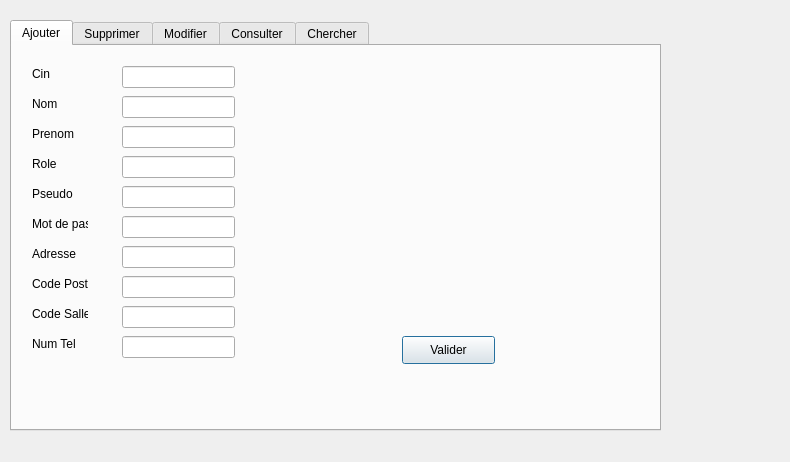
<?xml version="1.0" encoding="UTF-8"?>
<ui version="4.0">
 <class>Dialog_personnel</class>
 <widget class="QDialog" name="Dialog_personnel">
  <property name="geometry">
   <rect>
    <x>0</x>
    <y>0</y>
    <width>790</width>
    <height>462</height>
   </rect>
  </property>
  <property name="windowTitle">
   <string>Dialog</string>
  </property>
  <widget class="QTabWidget" name="tabWidget">
   <property name="geometry">
    <rect>
     <x>10</x>
     <y>20</y>
     <width>651</width>
     <height>411</height>
    </rect>
   </property>
   <property name="currentIndex">
    <number>0</number>
   </property>
   <widget class="QWidget" name="tab_ajouter">
    <attribute name="title">
     <string>Ajouter</string>
    </attribute>
    <widget class="QLabel" name="label">
     <property name="geometry">
      <rect>
       <x>20</x>
       <y>20</y>
       <width>56</width>
       <height>16</height>
      </rect>
     </property>
     <property name="text">
      <string>Cin</string>
     </property>
    </widget>
    <widget class="QLabel" name="label_2">
     <property name="geometry">
      <rect>
       <x>20</x>
       <y>50</y>
       <width>56</width>
       <height>16</height>
      </rect>
     </property>
     <property name="text">
      <string>Nom</string>
     </property>
    </widget>
    <widget class="QLabel" name="label_3">
     <property name="geometry">
      <rect>
       <x>20</x>
       <y>80</y>
       <width>56</width>
       <height>16</height>
      </rect>
     </property>
     <property name="text">
      <string>Prenom</string>
     </property>
    </widget>
    <widget class="QLabel" name="label_4">
     <property name="geometry">
      <rect>
       <x>20</x>
       <y>110</y>
       <width>56</width>
       <height>16</height>
      </rect>
     </property>
     <property name="text">
      <string>Role</string>
     </property>
    </widget>
    <widget class="QLabel" name="label_5">
     <property name="geometry">
      <rect>
       <x>20</x>
       <y>140</y>
       <width>56</width>
       <height>16</height>
      </rect>
     </property>
     <property name="text">
      <string>Pseudo</string>
     </property>
    </widget>
    <widget class="QLabel" name="label_6">
     <property name="geometry">
      <rect>
       <x>20</x>
       <y>170</y>
       <width>56</width>
       <height>16</height>
      </rect>
     </property>
     <property name="text">
      <string>Mot de passe</string>
     </property>
    </widget>
    <widget class="QLabel" name="label_7">
     <property name="geometry">
      <rect>
       <x>20</x>
       <y>200</y>
       <width>56</width>
       <height>16</height>
      </rect>
     </property>
     <property name="text">
      <string>Adresse</string>
     </property>
    </widget>
    <widget class="QLabel" name="label_8">
     <property name="geometry">
      <rect>
       <x>20</x>
       <y>230</y>
       <width>56</width>
       <height>16</height>
      </rect>
     </property>
     <property name="text">
      <string>Code Postale</string>
     </property>
    </widget>
    <widget class="QLabel" name="label_9">
     <property name="geometry">
      <rect>
       <x>20</x>
       <y>260</y>
       <width>56</width>
       <height>16</height>
      </rect>
     </property>
     <property name="text">
      <string>Code Salle</string>
     </property>
    </widget>
    <widget class="QLabel" name="label_10">
     <property name="geometry">
      <rect>
       <x>20</x>
       <y>290</y>
       <width>56</width>
       <height>16</height>
      </rect>
     </property>
     <property name="text">
      <string>Num Tel</string>
     </property>
    </widget>
    <widget class="QLineEdit" name="lineEdit_Cin">
     <property name="geometry">
      <rect>
       <x>110</x>
       <y>20</y>
       <width>113</width>
       <height>22</height>
      </rect>
     </property>
    </widget>
    <widget class="QLineEdit" name="lineEdit_Nom">
     <property name="geometry">
      <rect>
       <x>110</x>
       <y>50</y>
       <width>113</width>
       <height>22</height>
      </rect>
     </property>
    </widget>
    <widget class="QLineEdit" name="lineEdit_Prenom">
     <property name="geometry">
      <rect>
       <x>110</x>
       <y>80</y>
       <width>113</width>
       <height>22</height>
      </rect>
     </property>
    </widget>
    <widget class="QLineEdit" name="lineEdit_Role">
     <property name="geometry">
      <rect>
       <x>110</x>
       <y>110</y>
       <width>113</width>
       <height>22</height>
      </rect>
     </property>
    </widget>
    <widget class="QLineEdit" name="lineEdit_Pseudo">
     <property name="geometry">
      <rect>
       <x>110</x>
       <y>140</y>
       <width>113</width>
       <height>22</height>
      </rect>
     </property>
    </widget>
    <widget class="QLineEdit" name="lineEdit_Mdp">
     <property name="geometry">
      <rect>
       <x>110</x>
       <y>170</y>
       <width>113</width>
       <height>22</height>
      </rect>
     </property>
    </widget>
    <widget class="QLineEdit" name="lineEdit_Adresse">
     <property name="geometry">
      <rect>
       <x>110</x>
       <y>200</y>
       <width>113</width>
       <height>22</height>
      </rect>
     </property>
    </widget>
    <widget class="QLineEdit" name="lineEdit_Cp">
     <property name="geometry">
      <rect>
       <x>110</x>
       <y>230</y>
       <width>113</width>
       <height>22</height>
      </rect>
     </property>
    </widget>
    <widget class="QLineEdit" name="lineEdit_Cdp">
     <property name="geometry">
      <rect>
       <x>110</x>
       <y>260</y>
       <width>113</width>
       <height>22</height>
      </rect>
     </property>
    </widget>
    <widget class="QLineEdit" name="lineEdit_Num_Tel">
     <property name="geometry">
      <rect>
       <x>110</x>
       <y>290</y>
       <width>113</width>
       <height>22</height>
      </rect>
     </property>
    </widget>
    <widget class="QPushButton" name="pushButton_ajouter">
     <property name="geometry">
      <rect>
       <x>390</x>
       <y>290</y>
       <width>93</width>
       <height>28</height>
      </rect>
     </property>
     <property name="text">
      <string>Valider</string>
     </property>
    </widget>
   </widget>
   <widget class="QWidget" name="tab_supprimer">
    <attribute name="title">
     <string>Supprimer</string>
    </attribute>
    <widget class="QPushButton" name="pushButton">
     <property name="geometry">
      <rect>
       <x>530</x>
       <y>290</y>
       <width>93</width>
       <height>28</height>
      </rect>
     </property>
     <property name="text">
      <string>Supprimer</string>
     </property>
    </widget>
    <widget class="QLabel" name="label_11">
     <property name="geometry">
      <rect>
       <x>60</x>
       <y>70</y>
       <width>251</width>
       <height>41</height>
      </rect>
     </property>
     <property name="text">
      <string>Tapez le CIN qui veut le supprimer </string>
     </property>
    </widget>
    <widget class="QLineEdit" name="lineEdit_ide_4">
     <property name="geometry">
      <rect>
       <x>320</x>
       <y>80</y>
       <width>113</width>
       <height>22</height>
      </rect>
     </property>
    </widget>
   </widget>
   <widget class="QWidget" name="tab_modifier">
    <attribute name="title">
     <string>Modifier</string>
    </attribute>
    <widget class="QLineEdit" name="lineEdit_ide_3">
     <property name="geometry">
      <rect>
       <x>490</x>
       <y>40</y>
       <width>113</width>
       <height>22</height>
      </rect>
     </property>
    </widget>
    <widget class="QLineEdit" name="lineEdit_Nom_4">
     <property name="geometry">
      <rect>
       <x>260</x>
       <y>80</y>
       <width>113</width>
       <height>22</height>
      </rect>
     </property>
    </widget>
    <widget class="QLineEdit" name="lineEdit_Prenom_4">
     <property name="geometry">
      <rect>
       <x>260</x>
       <y>110</y>
       <width>113</width>
       <height>22</height>
      </rect>
     </property>
    </widget>
    <widget class="QLineEdit" name="lineEdit_Role_4">
     <property name="geometry">
      <rect>
       <x>260</x>
       <y>140</y>
       <width>113</width>
       <height>22</height>
      </rect>
     </property>
    </widget>
    <widget class="QLineEdit" name="lineEdit_Pseudo_4">
     <property name="geometry">
      <rect>
       <x>260</x>
       <y>170</y>
       <width>113</width>
       <height>22</height>
      </rect>
     </property>
    </widget>
    <widget class="QLineEdit" name="lineEdit_Mdp_4">
     <property name="geometry">
      <rect>
       <x>260</x>
       <y>200</y>
       <width>113</width>
       <height>22</height>
      </rect>
     </property>
    </widget>
    <widget class="QLineEdit" name="lineEdit_Adresse_4">
     <property name="geometry">
      <rect>
       <x>260</x>
       <y>230</y>
       <width>113</width>
       <height>22</height>
      </rect>
     </property>
    </widget>
    <widget class="QLineEdit" name="lineEdit_Cp_4">
     <property name="geometry">
      <rect>
       <x>260</x>
       <y>260</y>
       <width>113</width>
       <height>22</height>
      </rect>
     </property>
    </widget>
    <widget class="QLineEdit" name="lineEdit_Cdp_4">
     <property name="geometry">
      <rect>
       <x>260</x>
       <y>290</y>
       <width>113</width>
       <height>22</height>
      </rect>
     </property>
    </widget>
    <widget class="QLineEdit" name="lineEdit_Num_Tel_4">
     <property name="geometry">
      <rect>
       <x>260</x>
       <y>320</y>
       <width>113</width>
       <height>22</height>
      </rect>
     </property>
    </widget>
    <widget class="QLabel" name="label_12">
     <property name="geometry">
      <rect>
       <x>220</x>
       <y>40</y>
       <width>261</width>
       <height>20</height>
      </rect>
     </property>
     <property name="text">
      <string>Tappez le Cin qui veut le Modifier</string>
     </property>
    </widget>
    <widget class="QLabel" name="label_13">
     <property name="geometry">
      <rect>
       <x>120</x>
       <y>80</y>
       <width>56</width>
       <height>16</height>
      </rect>
     </property>
     <property name="text">
      <string>Nom</string>
     </property>
    </widget>
    <widget class="QLabel" name="label_14">
     <property name="geometry">
      <rect>
       <x>120</x>
       <y>110</y>
       <width>56</width>
       <height>16</height>
      </rect>
     </property>
     <property name="text">
      <string>Prenom</string>
     </property>
    </widget>
    <widget class="QLabel" name="label_15">
     <property name="geometry">
      <rect>
       <x>120</x>
       <y>140</y>
       <width>56</width>
       <height>16</height>
      </rect>
     </property>
     <property name="text">
      <string>Role</string>
     </property>
    </widget>
    <widget class="QLabel" name="label_16">
     <property name="geometry">
      <rect>
       <x>120</x>
       <y>170</y>
       <width>56</width>
       <height>16</height>
      </rect>
     </property>
     <property name="text">
      <string>Pseudo</string>
     </property>
    </widget>
    <widget class="QLabel" name="label_17">
     <property name="geometry">
      <rect>
       <x>120</x>
       <y>200</y>
       <width>56</width>
       <height>16</height>
      </rect>
     </property>
     <property name="text">
      <string>Mot de passe</string>
     </property>
    </widget>
    <widget class="QLabel" name="label_18">
     <property name="geometry">
      <rect>
       <x>120</x>
       <y>230</y>
       <width>56</width>
       <height>16</height>
      </rect>
     </property>
     <property name="text">
      <string>Adresse</string>
     </property>
    </widget>
    <widget class="QLabel" name="label_19">
     <property name="geometry">
      <rect>
       <x>120</x>
       <y>260</y>
       <width>56</width>
       <height>16</height>
      </rect>
     </property>
     <property name="text">
      <string>Code Postale</string>
     </property>
    </widget>
    <widget class="QLabel" name="label_20">
     <property name="geometry">
      <rect>
       <x>120</x>
       <y>290</y>
       <width>56</width>
       <height>16</height>
      </rect>
     </property>
     <property name="text">
      <string>Code Salle</string>
     </property>
    </widget>
    <widget class="QLabel" name="label_21">
     <property name="geometry">
      <rect>
       <x>120</x>
       <y>320</y>
       <width>56</width>
       <height>16</height>
      </rect>
     </property>
     <property name="text">
      <string>Num Tel</string>
     </property>
    </widget>
    <widget class="QPushButton" name="pushButton_modifier">
     <property name="geometry">
      <rect>
       <x>520</x>
       <y>330</y>
       <width>93</width>
       <height>28</height>
      </rect>
     </property>
     <property name="text">
      <string>Modifier</string>
     </property>
    </widget>
   </widget>
   <widget class="QWidget" name="tab_consulter">
    <attribute name="title">
     <string>Consulter</string>
    </attribute>
    <widget class="QTableView" name="tablePersonnel">
     <property name="geometry">
      <rect>
       <x>60</x>
       <y>40</y>
       <width>451</width>
       <height>251</height>
      </rect>
     </property>
    </widget>
    <widget class="QPushButton" name="pushButton_2">
     <property name="geometry">
      <rect>
       <x>530</x>
       <y>330</y>
       <width>93</width>
       <height>28</height>
      </rect>
     </property>
     <property name="text">
      <string>Trier</string>
     </property>
    </widget>
   </widget>
   <widget class="QWidget" name="tab_chercher">
    <attribute name="title">
     <string>Chercher</string>
    </attribute>
    <widget class="QPushButton" name="pushButton_3">
     <property name="geometry">
      <rect>
       <x>530</x>
       <y>330</y>
       <width>93</width>
       <height>28</height>
      </rect>
     </property>
     <property name="text">
      <string>Chercher</string>
     </property>
    </widget>
    <widget class="QTableView" name="tablePersonnel_2">
     <property name="geometry">
      <rect>
       <x>70</x>
       <y>20</y>
       <width>461</width>
       <height>241</height>
      </rect>
     </property>
    </widget>
    <widget class="QLabel" name="label_22">
     <property name="geometry">
      <rect>
       <x>90</x>
       <y>280</y>
       <width>201</width>
       <height>16</height>
      </rect>
     </property>
     <property name="text">
      <string>Donnez le CIN de personnel</string>
     </property>
    </widget>
    <widget class="QLineEdit" name="lineEdit">
     <property name="geometry">
      <rect>
       <x>280</x>
       <y>300</y>
       <width>113</width>
       <height>22</height>
      </rect>
     </property>
    </widget>
   </widget>
  </widget>
 </widget>
 <resources/>
 <connections/>
</ui>
